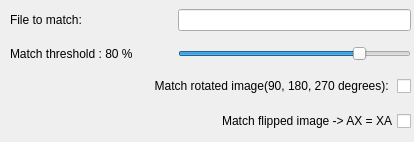
<?xml version="1.0" encoding="UTF-8"?>
<ui version="4.0">
 <class>Form</class>
 <widget class="QWidget" name="Form">
  <property name="geometry">
   <rect>
    <x>0</x>
    <y>0</y>
    <width>414</width>
    <height>142</height>
   </rect>
  </property>
  <property name="windowTitle">
   <string>Form</string>
  </property>
  <widget class="QWidget" name="gridLayoutWidget">
   <property name="geometry">
    <rect>
     <x>10</x>
     <y>0</y>
     <width>401</width>
     <height>141</height>
    </rect>
   </property>
   <layout class="QGridLayout" name="gridLayout">
    <item row="0" column="0">
     <widget class="QLabel" name="label_2">
      <property name="text">
       <string>File to match:                           </string>
      </property>
     </widget>
    </item>
    <item row="0" column="1">
     <widget class="QLineEdit" name="match_img_le"/>
    </item>
    <item row="1" column="0">
     <widget class="QLabel" name="threshold_lb">
      <property name="sizePolicy">
       <sizepolicy hsizetype="Minimum" vsizetype="Preferred">
        <horstretch>0</horstretch>
        <verstretch>0</verstretch>
       </sizepolicy>
      </property>
      <property name="text">
       <string>Match threshold : 80 % </string>
      </property>
     </widget>
    </item>
    <item row="1" column="1">
     <widget class="QSlider" name="match_threshold_hs">
      <property name="sizePolicy">
       <sizepolicy hsizetype="Expanding" vsizetype="Fixed">
        <horstretch>0</horstretch>
        <verstretch>0</verstretch>
       </sizepolicy>
      </property>
      <property name="minimum">
       <number>1</number>
      </property>
      <property name="maximum">
       <number>100</number>
      </property>
      <property name="value">
       <number>80</number>
      </property>
      <property name="orientation">
       <enum>Qt::Horizontal</enum>
      </property>
     </widget>
    </item>
    <item row="2" column="0" colspan="2">
     <widget class="QCheckBox" name="rotate_chb">
      <property name="layoutDirection">
       <enum>Qt::RightToLeft</enum>
      </property>
      <property name="text">
       <string>Match rotated image(90, 180, 270 degrees): </string>
      </property>
     </widget>
    </item>
    <item row="3" column="0" colspan="2">
     <widget class="QCheckBox" name="flip_chb">
      <property name="layoutDirection">
       <enum>Qt::RightToLeft</enum>
      </property>
      <property name="text">
       <string>Match flipped image -&gt; AX = XA</string>
      </property>
     </widget>
    </item>
   </layout>
  </widget>
 </widget>
 <resources/>
 <connections/>
</ui>
